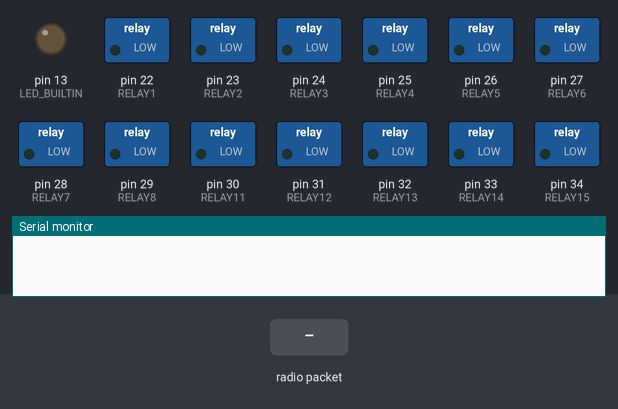
This sketch was run on a simulated Arduino Mega 2560, built with avr-gcc and run on an emulated ATmega2560. On the bench: switched loads named in the sketch (green lamp = pin HIGH), output pins drawn as LEDs (lit = HIGH), the last lines printed to the serial monitor. The inputs (shaded band) are chosen by the test bench. No radio packets arrive unless stated.

Above: at 1.2 s.
1.3 s: radio packet "1" arrives
At 2.5 s:
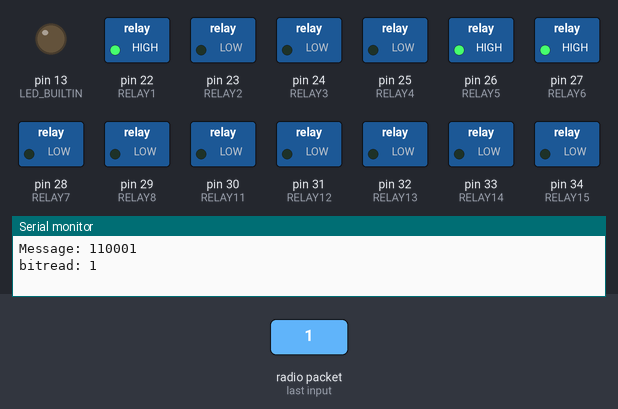
2.8 s: radio packet "0" arrives
At 3.7 s:
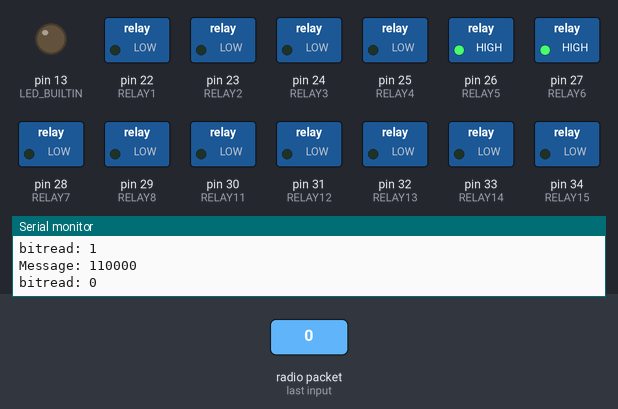
4.3 s: radio packet "2" arrives
At 4.9 s:
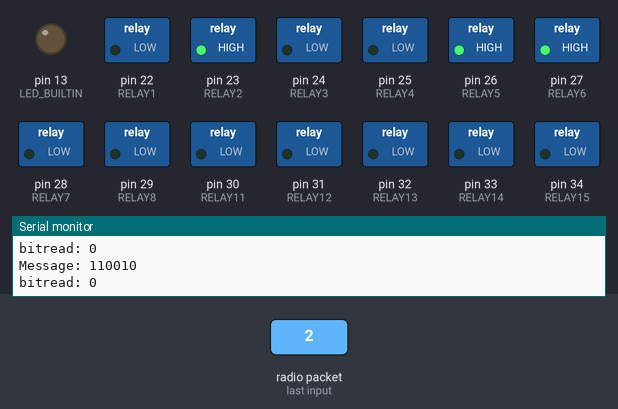
Timing chart, 0 to 7.3 s (numbered marks = the images above; inputs shaded):
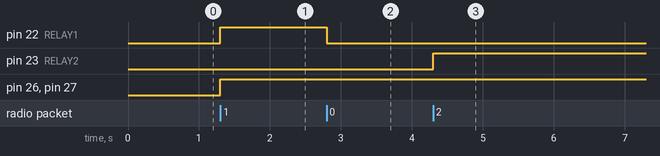

Measured:
- after the input at 1.3 s, pin 22 (RELAY1), pin 26 (RELAY5), pin 27 (RELAY6): LOW → HIGH at once
- after the input at 2.8 s, pin 22 (RELAY1): HIGH → LOW at once
- after the input at 4.3 s, pin 23 (RELAY2): LOW → HIGH at once

The sketch:

spraycomputer.ino
```cpp
#include <RH_ASK.h>
#include <SPI.h> // Not actualy used but needed to compile

RH_ASK driver(2000, 15, 14);
long buttonstates =0;

// eerste relaykaart
const int RELAY1  = 22;
const int RELAY2  = 23;
const int RELAY3  = 24;
const int RELAY4  = 25;
const int RELAY5  = 26;
const int RELAY6  = 27;
const int RELAY7  = 28;
const int RELAY8  = 29;

// tweede relaykaart

const int RELAY11  = 30;
const int RELAY12  = 31;
const int RELAY13  = 32;
const int RELAY14  = 33;
const int RELAY15  = 34;
const int RELAY16  = 35;
const int RELAY17  = 36;
const int RELAY18  = 37;


//derde relaykaart
const int RELAY21  = 38;
const int RELAY22  = 39;
const int RELAY23  = 40;
const int RELAY24  = 41;
const int RELAY25  = 42;
const int RELAY26  = 43;
const int RELAY27  = 44;
const int RELAY28  = 45;


// the setup function runs once when you press reset or power the board
void setup() {
  Serial.begin(9600);
  // initialize digital pin LED_BUILTIN as an output.
  pinMode(LED_BUILTIN, OUTPUT);
  pinMode(RELAY1, OUTPUT);
  pinMode(RELAY2, OUTPUT);
  pinMode(RELAY3, OUTPUT);
  pinMode(RELAY4, OUTPUT);
  pinMode(RELAY5, OUTPUT);
  pinMode(RELAY6, OUTPUT);
  pinMode(RELAY7, OUTPUT);
  pinMode(RELAY8, OUTPUT);
  pinMode(RELAY11, OUTPUT);
  pinMode(RELAY12, OUTPUT);
  pinMode(RELAY13, OUTPUT);
  pinMode(RELAY14, OUTPUT);
  pinMode(RELAY15, OUTPUT);
  pinMode(RELAY16, OUTPUT);
  pinMode(RELAY17, OUTPUT);
  pinMode(RELAY18, OUTPUT);
  pinMode(RELAY21, OUTPUT);
  pinMode(RELAY22, OUTPUT);
  pinMode(RELAY23, OUTPUT);
  pinMode(RELAY24, OUTPUT);
  pinMode(RELAY25, OUTPUT);
  pinMode(RELAY26, OUTPUT);
  pinMode(RELAY27, OUTPUT);
  pinMode(RELAY28, OUTPUT);

  if (!driver.init())
        Serial.println("init failed");
}

// the loop function runs over and over again forever
void loop() {
    uint8_t buf[24];
    uint8_t buflen = sizeof(buf);
    if (driver.recv(buf, &buflen)) // Non-blocking
    {
      int i;

      memcpy(&buttonstates, buf, sizeof(buttonstates));
      // Message with a good checksum received, dump it.
      Serial.print("Message: ");
      Serial.println(buttonstates , BIN);

       Serial.print("bitread: ");
       Serial.println(bitRead(buttonstates, 0));

        //relaykaart 1
        if(bitRead(buttonstates, 0) == 1){
           digitalWrite(RELAY1, HIGH);
        }else{
           digitalWrite(RELAY1, LOW);
        }
        if(bitRead(buttonstates, 1) == 1){
           digitalWrite(RELAY2, HIGH);
        }else{
           digitalWrite(RELAY2, LOW);
        }
        if(bitRead(buttonstates, 2) == 1){
           digitalWrite(RELAY3, HIGH);
        }else{
           digitalWrite(RELAY3, LOW);
        }
        if(bitRead(buttonstates, 3) == 1){
           digitalWrite(RELAY4, HIGH);
        }else{
           digitalWrite(RELAY4, LOW);
        }
        if(bitRead(buttonstates, 4) == 1){
           digitalWrite(RELAY5, HIGH);
        }else{
           digitalWrite(RELAY5, LOW);
        }
        if(bitRead(buttonstates, 5) == 1){
           digitalWrite(RELAY6, HIGH);
        }else{
           digitalWrite(RELAY6, LOW);
        }
         if(bitRead(buttonstates, 6) == 1){
           digitalWrite(RELAY7, HIGH);
        }else{
           digitalWrite(RELAY7, LOW);
        }
        if(bitRead(buttonstates, 7) == 1){
           digitalWrite(RELAY8, HIGH);
        }else{
           digitalWrite(RELAY8, LOW);
        }

        //relaykaart 2
        if(bitRead(buttonstates, 8) == 1){
           digitalWrite(RELAY11, HIGH);
        }else{
           digitalWrite(RELAY11, LOW);
        }
        if(bitRead(buttonstates, 9) == 1){
           digitalWrite(RELAY12, HIGH);
        }else{
           digitalWrite(RELAY12, LOW);
        }
        if(bitRead(buttonstates, 10) == 1){
           digitalWrite(RELAY13, HIGH);
        }else{
           digitalWrite(RELAY13, LOW);
        }
        if(bitRead(buttonstates, 11) == 1){
           digitalWrite(RELAY14, HIGH);
        }else{
           digitalWrite(RELAY14, LOW);
        }
        if(bitRead(buttonstates, 12) == 1){
           digitalWrite(RELAY15, HIGH);
        }else{
           digitalWrite(RELAY15, LOW);
        }
        if(bitRead(buttonstates, 13) == 1){
           digitalWrite(RELAY16, HIGH);
        }else{
           digitalWrite(RELAY16, LOW);
        }
         if(bitRead(buttonstates, 14) == 1){
           digitalWrite(RELAY17, HIGH);
        }else{
           digitalWrite(RELAY17, LOW);
        }
        if(bitRead(buttonstates, 15) == 1){
           digitalWrite(RELAY18, HIGH);
        }else{
           digitalWrite(RELAY18, LOW);
        }

                //relaykaart 3
        if(bitRead(buttonstates, 16) == 1){
           digitalWrite(RELAY21, HIGH);
        }else{
           digitalWrite(RELAY21, LOW);
        }
        if(bitRead(buttonstates, 17) == 1){
           digitalWrite(RELAY22, HIGH);
        }else{
           digitalWrite(RELAY22, LOW);
        }
        if(bitRead(buttonstates, 18) == 1){
           digitalWrite(RELAY23, HIGH);
        }else{
           digitalWrite(RELAY23, LOW);
        }
        if(bitRead(buttonstates, 19) == 1){
           digitalWrite(RELAY24, HIGH);
        }else{
           digitalWrite(RELAY24, LOW);
        }
        if(bitRead(buttonstates, 20) == 1){
           digitalWrite(RELAY25, HIGH);
        }else{
           digitalWrite(RELAY25, LOW);
        }
        if(bitRead(buttonstates, 21) == 1){
           digitalWrite(RELAY26, HIGH);
        }else{
           digitalWrite(RELAY26, LOW);
        }
         if(bitRead(buttonstates, 22) == 1){
           digitalWrite(RELAY27, HIGH);
        }else{
           digitalWrite(RELAY27, LOW);
        }
        if(bitRead(buttonstates, 23) == 1){
           digitalWrite(RELAY28, HIGH);
        }else{
           digitalWrite(RELAY28, LOW);
        }
    }

}
```
